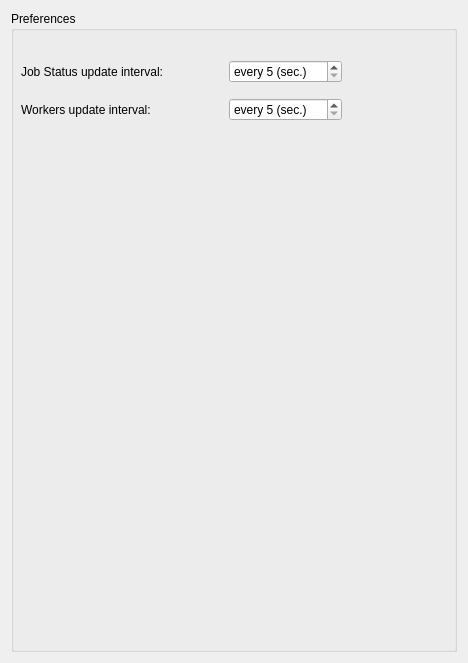
<ui version="4.0" >
 <class>wgPreferences</class>
 <widget class="QWidget" name="wgPreferences" >
  <property name="geometry" >
   <rect>
    <x>0</x>
    <y>0</y>
    <width>468</width>
    <height>663</height>
   </rect>
  </property>
  <property name="windowTitle" >
   <string>Form</string>
  </property>
  <layout class="QGridLayout" >
   <item row="0" column="0" >
    <widget class="QGroupBox" name="groupBox" >
     <property name="title" >
      <string>Preferences</string>
     </property>
     <widget class="QWidget" name="verticalLayout" >
      <property name="geometry" >
       <rect>
        <x>10</x>
        <y>40</y>
        <width>321</width>
        <height>80</height>
       </rect>
      </property>
      <layout class="QVBoxLayout" >
       <item>
        <layout class="QHBoxLayout" >
         <item>
          <widget class="QLabel" name="label" >
           <property name="text" >
            <string>Job Status update interval:</string>
           </property>
          </widget>
         </item>
         <item>
          <widget class="QSpinBox" name="spinJobStatusUpd" >
           <property name="sizePolicy" >
            <sizepolicy vsizetype="Fixed" hsizetype="Fixed" >
             <horstretch>0</horstretch>
             <verstretch>0</verstretch>
            </sizepolicy>
           </property>
           <property name="suffix" >
            <string> (sec.)</string>
           </property>
           <property name="prefix" >
            <string>every </string>
           </property>
           <property name="minimum" >
            <number>5</number>
           </property>
           <property name="maximum" >
            <number>999</number>
           </property>
           <property name="value" >
            <number>5</number>
           </property>
          </widget>
         </item>
        </layout>
       </item>
       <item>
        <layout class="QHBoxLayout" >
         <item>
          <widget class="QLabel" name="label_2" >
           <property name="text" >
            <string>Workers update interval:</string>
           </property>
          </widget>
         </item>
         <item>
          <widget class="QSpinBox" name="spinWorkersUpd" >
           <property name="sizePolicy" >
            <sizepolicy vsizetype="Fixed" hsizetype="Fixed" >
             <horstretch>0</horstretch>
             <verstretch>0</verstretch>
            </sizepolicy>
           </property>
           <property name="suffix" >
            <string> (sec.)</string>
           </property>
           <property name="prefix" >
            <string>every </string>
           </property>
           <property name="minimum" >
            <number>5</number>
           </property>
           <property name="maximum" >
            <number>999</number>
           </property>
           <property name="value" >
            <number>5</number>
           </property>
          </widget>
         </item>
        </layout>
       </item>
      </layout>
     </widget>
    </widget>
   </item>
  </layout>
 </widget>
 <resources/>
 <connections/>
</ui>
